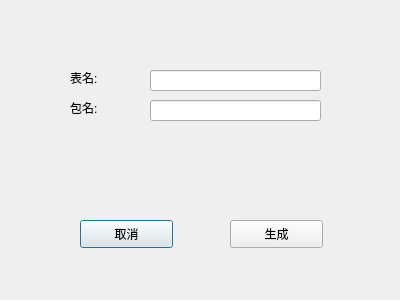
<?xml version="1.0" encoding="UTF-8"?>
<ui version="4.0">
 <class>Dialog</class>
 <widget class="QDialog" name="Dialog">
  <property name="geometry">
   <rect>
    <x>0</x>
    <y>0</y>
    <width>400</width>
    <height>300</height>
   </rect>
  </property>
  <property name="windowTitle">
   <string>Dialog</string>
  </property>
  <widget class="QPushButton" name="cancel">
   <property name="geometry">
    <rect>
     <x>80</x>
     <y>220</y>
     <width>93</width>
     <height>28</height>
    </rect>
   </property>
   <property name="text">
    <string>取消</string>
   </property>
  </widget>
  <widget class="QPushButton" name="gencode">
   <property name="geometry">
    <rect>
     <x>230</x>
     <y>220</y>
     <width>93</width>
     <height>28</height>
    </rect>
   </property>
   <property name="text">
    <string>生成</string>
   </property>
  </widget>
  <widget class="QLabel" name="tablename_label">
   <property name="geometry">
    <rect>
     <x>70</x>
     <y>70</y>
     <width>61</width>
     <height>16</height>
    </rect>
   </property>
   <property name="text">
    <string>表名:</string>
   </property>
  </widget>
  <widget class="QLineEdit" name="tablename_line">
   <property name="geometry">
    <rect>
     <x>150</x>
     <y>70</y>
     <width>171</width>
     <height>21</height>
    </rect>
   </property>
  </widget>
  <widget class="QLabel" name="packagename_label">
   <property name="geometry">
    <rect>
     <x>70</x>
     <y>100</y>
     <width>61</width>
     <height>16</height>
    </rect>
   </property>
   <property name="text">
    <string>包名:</string>
   </property>
  </widget>
  <widget class="QLineEdit" name="packagename_line">
   <property name="geometry">
    <rect>
     <x>150</x>
     <y>100</y>
     <width>171</width>
     <height>21</height>
    </rect>
   </property>
  </widget>
 </widget>
 <resources/>
 <connections/>
</ui>
